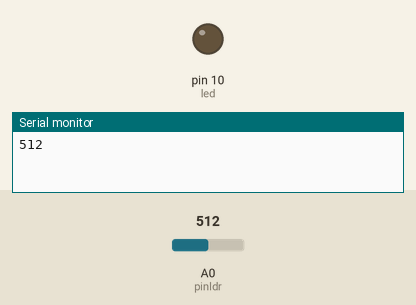
This sketch was run on a simulated Arduino Uno, built with avr-gcc and run on an emulated ATmega328P. On the bench: output pins drawn as LEDs (lit = HIGH), the last lines printed to the serial monitor. The inputs (shaded band) are chosen by the test bench; at power-on: A0 (pinldr) = 512.

Above: at 0.1 s.
At 0.6 s:
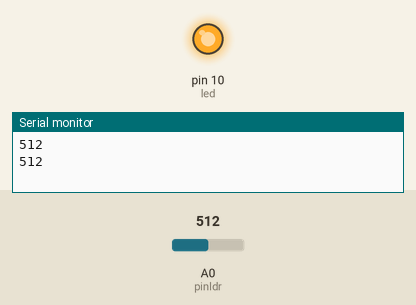
Timing chart, 0 to 2.1 s (numbered marks = the images above):
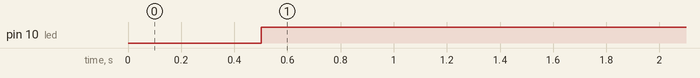

Measured:
- by itself, pin 10 (led): LOW → HIGH at 0.50 s

The sketch:

luminosidade.ino
```cpp
#define pinldr A0
#define led 10

void setup() {
  pinMode(led,OUTPUT);
  Serial.begin(9600);
}

void loop() {
  int valorLDR = analogRead(A0);  //Lê o valor do sensor

Serial.println(valorLDR);         // Printa no serial o valor
delay(500);                       // espera 0,5 s

  if(valorLDR > 650){             // o valor 650 você troca de acordo com o ambiente, teste antes vendo o serial.
    digitalWrite(led,LOW);        // apaga o led quando ta claro
  }else{
    digitalWrite(led,HIGH);       // acende o led quando ta escuro
  }
}
```
